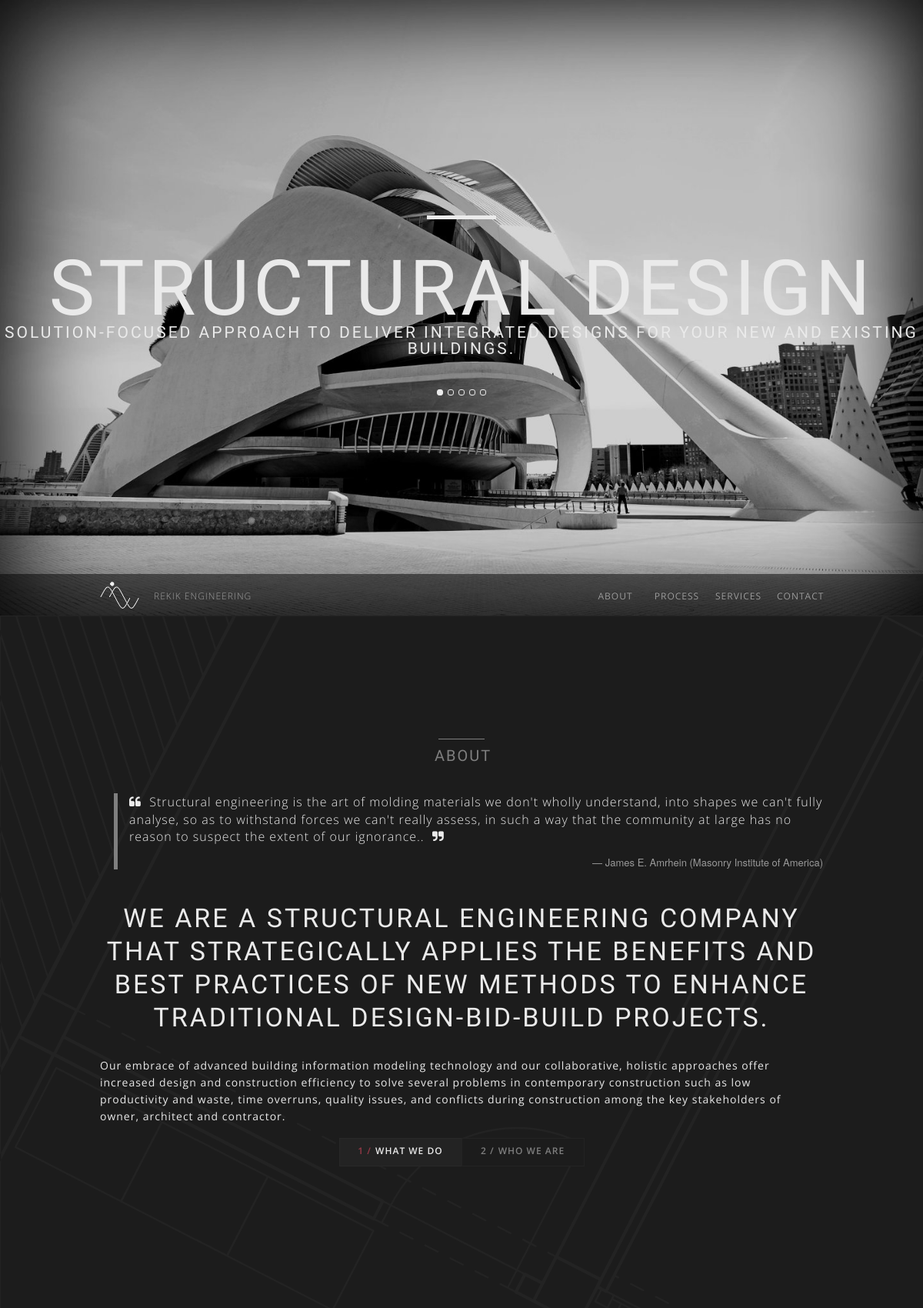
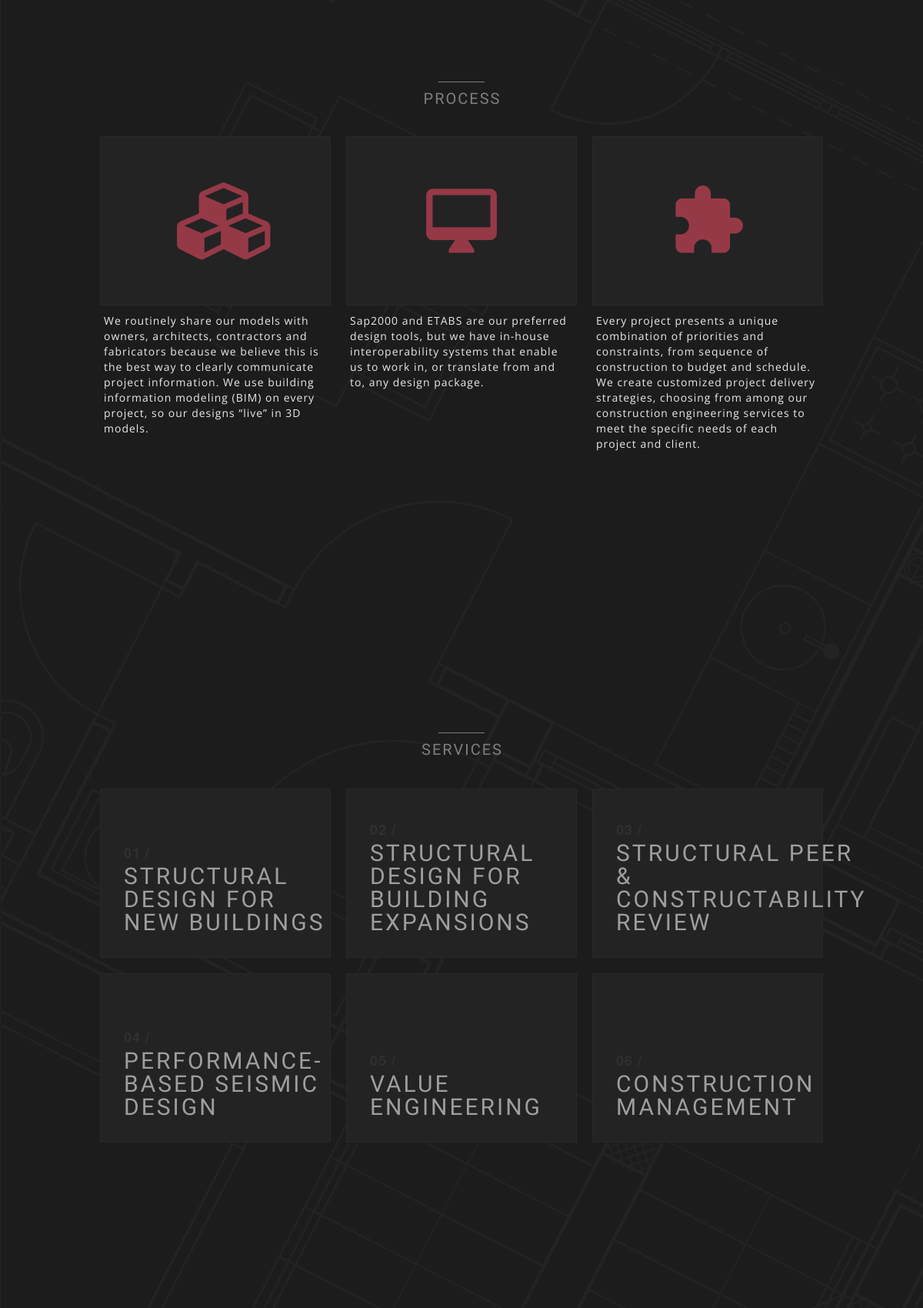
The page / (upper part) on the database its author committed (2 pictures, top to bottom).
### pages/models.py (models this page shows, shortened)
class Base(models.Model):
    created_at = models.DateTimeField(
        'Created date',
        auto_now_add=True,
    )
    updated_at = models.DateTimeField(
        'Modified date',
        auto_now=True
    )
    class Meta:
        abstract = True

class Company(Base):
    name = models.CharField(
        'Company full name',
        max_length=60,
        help_text=''
    )
    tagline = models.CharField('Company tagline', max_length=255)
    quote = models.TextField()
    quote_speaker = models.CharField(
        'Featured quote speaker',
        max_length=60,
        default='Unkown',
    )
    description1 = models.TextField('Company description')
    description2 = models.TextField('More company description')
    team_description = models.TextField('Short team description')
    location = models.CharField('Location name', max_length=100)
    subcity = models.CharField(max_length=100)
    city = models.CharField(max_length=100, default='Addis Ababa')
    country = models.CharField(max_length=100, default='Ethiopia')
    email = models.EmailField(max_length=100)
    phone = models.CharField('Phone number', max_length=20)
    facebook = models.URLField(blank=True)
    twitter = models.URLField(blank=True)
    instagram = models.URLField(blank=True)
    linkedin = models.URLField(blank=True)
    logo = models.ImageField(
        'Logo (Desktop)',
        upload_to='logo/',
        null=True, blank=True,
        help_text='Upload 100x69 pixels trasparent PNG image file.'
    )
    logo_hover = models.ImageField(
        'Logo on hover (Desktop)',
        upload_to='logo/',
        null=True, blank=True,
        help_text='Upload 100x69 pixels trasparent PNG image file.'
    )
    logo_mobile = models.ImageField(
        'Logo for mobile',
        upload_to='logo/',
        null=True, blank=True,
        help_text='Upload 597x412 pixels trasparent PNG image file.'
    )
    fevicon = models.ImageField(
        'Fevicon (Title Icon)',
        upload_to='fevicon/',
        null=True, blank=True,
        help_text='Upload 23x16 pixels .ico icon file.'
    )
    class Meta:
        verbose_name_plural = 'Company'

class Slide(Base):
    title = models.CharField(max_length=120)
    description = models.TextField(
        max_length=255,
        blank=True,
        help_text='Short description with less than 255 letters.'
    )
    wallpaper = models.ImageField(
        upload_to=slide_path,
        help_text='Upload a 1440x960 pixel .jpg image.'
    )

class Process(Base):
    title = models.CharField(max_length=255)
    icon = models.CharField(max_length=100, blank=True)
    description = models.TextField()
    class Meta:
        verbose_name_plural = 'Process'

class Service(Base):
    title = models.CharField(max_length=255)
    description = models.TextField()

### pages/views.py (the view)
# urls.py: path('', page_views.IndexView.as_view(), name='index'),
class IndexView(TemplateView):
    template_name = 'pages/index.html'
    def get_context_data(self, *args, **kwargs):
        context = super().get_context_data(*args, **kwargs)
        context['company'] = models.Company.objects.all()[0]
        context['slide_list'] = models.Slide.objects.all()
        context['staff_list'] = models.Staff.objects.all()
        context['process_list'] = models.Process.objects.all()
        context['service_list'] = models.Service.objects.all()
        return context

### pages/templates/pages/index.html (shortened to what this page needs)
{% load static %}<!DOCTYPE html>
 <html class="no-js">
<head>
        <link rel="stylesheet" type="text/css" href="{% static 'css/font-awesome.min.css' %}">
        <link rel="stylesheet" type="text/css" href="{% static 'css/lib/jquery-ui.min.css' %}">
        <link rel="stylesheet" type="text/css" href="{% static 'css/main.css' %}">
        <link rel="stylesheet" type="text/css" href="{% static 'css/custom.css' %}">
    </head>
    <body class="relative">
        <nav class="navbar">
            <div class="navbar-inner">
                <div class="container btnNavbarWrapper" data-toggle="collapse" data-target=".nav-collapse">
                    <a class="brand hidden-phone" href="#home">
                        {% if company.logo %}
                        <img src="{{ company.logo.url }}" data-id="logo" class="logo" alt="{{ company.name }} Logo">
                        {% endif %}
                        {{ company.name }}
                    </a>
                    <div class="nav-collapse collapse">
                        <ul class="nav pull-right relative">
                            <li><a href="#about" id="1" class="span1">About</a></li>
                            <li><a href="#process" id="2" class="span1">Process</a></li>
                            <li><a href="#services" id="3" class="span1">Services</a></li>
                            <li><a href="#contact" id="4" class="span1">Contact</a></li>
                        </ul>
                    </div>
                </div>
            </div>
        </nav>
        <div id="home" class="flexslider hidden-phone">
            <ul class="slides">
                {% for slide in slide_list %}
                <li data-id="{{ forloop.counter0 }}">
                    <div class="image">
                        {% if slide.wallpaper %}
                        <img src="{{ slide.wallpaper.url }}" alt="{{ slide.short_title }}">
                        {% else %}
                        <img src="{% static 'img/placeholder.png' %}" alt="{{ slide.title }}">
                        {% endif %}
                    </div>
                    <div class="content">
                        <div class="top-bar"></div>
                        <div class="titles">
                            <h3>{{ slide.title }}</h3>
                            <h4>{{ slide.description }}</h4>
                        </div>
                    </div>
                </li>
                {% endfor %}
            </ul>
        </div>
        <div id="blueprints">
            <div id="spacer"></div>
            <section id="about" class="relative">
                <div class="container">
                    <div class="row">
                        <div class="span12 section-header">
                            <span class="title-bar"></span>
                            <h1>About</h1>
                        </div>
                    </div>
                </div>
                <div class="container module" id="what_module" data-id="0">
                    <div class="row">
                        <div class="span12 relative">
                            <blockquote>
                                <p><i class="fa fa-quote-left"></i>&nbsp; {{ company.quote }}.&nbsp; <i class="fa fa-quote-right"></i></p>
                                <small class="text-right">{{ company.quote_speaker }}</small>
                            </blockquote>
                            <br>
                            <h3>{{ company.description1 }}</h3>
                            <p>{{ company.description2 }}</p>
                        </div>
                    </div>
                </div>
                <div class="container" id="about_menu">
                    <div class="row hidden-phone">
                        <div class="span12">
                            <ul>
                                <li class="active" id="what" data-id="0"><span>1 /</span>&nbsp;What We do</li><li id="who" data-id="1"><span>2 /</span>&nbsp;Who We Are</li>
                            </ul>
                        </div>
                    </div>
                </div>
            </section>
            <section id="process">
                <div class="container">
                    <div class="row">
                        <div class="span12 section-header">
                            <span class="title-bar"></span>
                            <h1>Process</h1>
                        </div>
                    </div>
                    <div class="row tiles">
                        {% for process in process_list %}
                        <div class="process-item">
                            <div class="tile">
                                <div class="symbol">
                                    {% autoescape off %}{{ process.icon }}{% endautoescape %}
                                </div>
                            </div>
                            <p>{{ process.description }}</p>
                        </div>
                        {% endfor %}
                    </div>
                </div>
            </section>
            <section id="services">
                <div class="relative hidden-phone">
                    <div class="container">
                        <div class="row">
                            <div class="span12 section-header">
                                <span class="title-bar"></span>
                                <h1>Services</h1>
                            </div>
                        </div>
                    </div>
                    <div class="content hover">
                        <div class="container tiles">
                            <div class="row hidden-phone" >
                                {% for service in service_list %}
                                <div class="tile" data-id="{{ forloop.counter0 }}">
                                    <div>
                                        {% if forloop.counter < 10 %}
                                        <p>0{{ forloop.counter }} /</p>
                                        {% else %}
                                        <p>{{ forloop.counter }} /</p>
                                        {% endif %}
                                        <h2>{{ service.title }}</h2>
                                    </div>
                                </div>
                                {% endfor %}
                            </div>
                        </div>
                    </div>
                </div>
            </section>
        </div>
    </body>
</html>

### static/css/custom.css (style rules this page uses)
.text-right { text-align: right; }
.symbol .material-icons, .symbol .fa { font-size: 100px; font-weight: lighter; color: #963947; }

### rows shown on the page
Company: logo (picture), name "REKIK ENGINEERING", quote "Structural engineering is the art of molding materials we don't wholly understand, into shapes we can't fully analyse, so as to withstand forces we can't really assess, in such a way that the community at large has no reason to suspect the extent of our ignorance.", quote_speaker "James E. Amrhein (Masonry Institute of America)", description1 "WE ARE A STRUCTURAL ENGINEERING COMPANY THAT STRATEGICALLY APPLIES THE BENEFITS AND BEST PRACTICES OF NEW METHODS TO ENHANCE TRADITIONAL DESIGN-BID-BUILD PROJECTS.", description2 "Our embrace of advanced building information modeling technology and our collaborative, holistic approaches offer increased design and construction efficiency to solve several problems in contemporary construction such as low productivity and waste, time overruns, quality issues, and conflicts during construction among the key stakeholders of owner, architect and contractor."
Slide: wallpaper (picture), title "STRUCTURAL DESIGN", description "SOLUTION-FOCUSED APPROACH TO DELIVER INTEGRATED DESIGNS FOR YOUR NEW AND EXISTING BUILDINGS."
Process: description "We routinely share our models with owners, architects, contractors and fabricators because we believe this is the best way to clearly communicate project information. We use building information modeling (BIM) on every project, so our designs “live” in 3D models."
Process: description "Sap2000 and ETABS are our preferred design tools, but we have in-house interoperability systems that enable us to work in, or translate from and to, any design package."
Process: description "Every project presents a unique combination of priorities and constraints, from sequence of construction to budget and schedule. We create customized project delivery strategies, choosing from among our construction engineering services to meet the specific needs of each project and client."
Service: title "STRUCTURAL DESIGN FOR NEW BUILDINGS"
Service: title "STRUCTURAL DESIGN FOR BUILDING EXPANSIONS"
Service: title "STRUCTURAL PEER & CONSTRUCTABILITY REVIEW"
Service: title "PERFORMANCE-BASED SEISMIC DESIGN"
Service: title "VALUE ENGINEERING"
Service: title "CONSTRUCTION MANAGEMENT"
